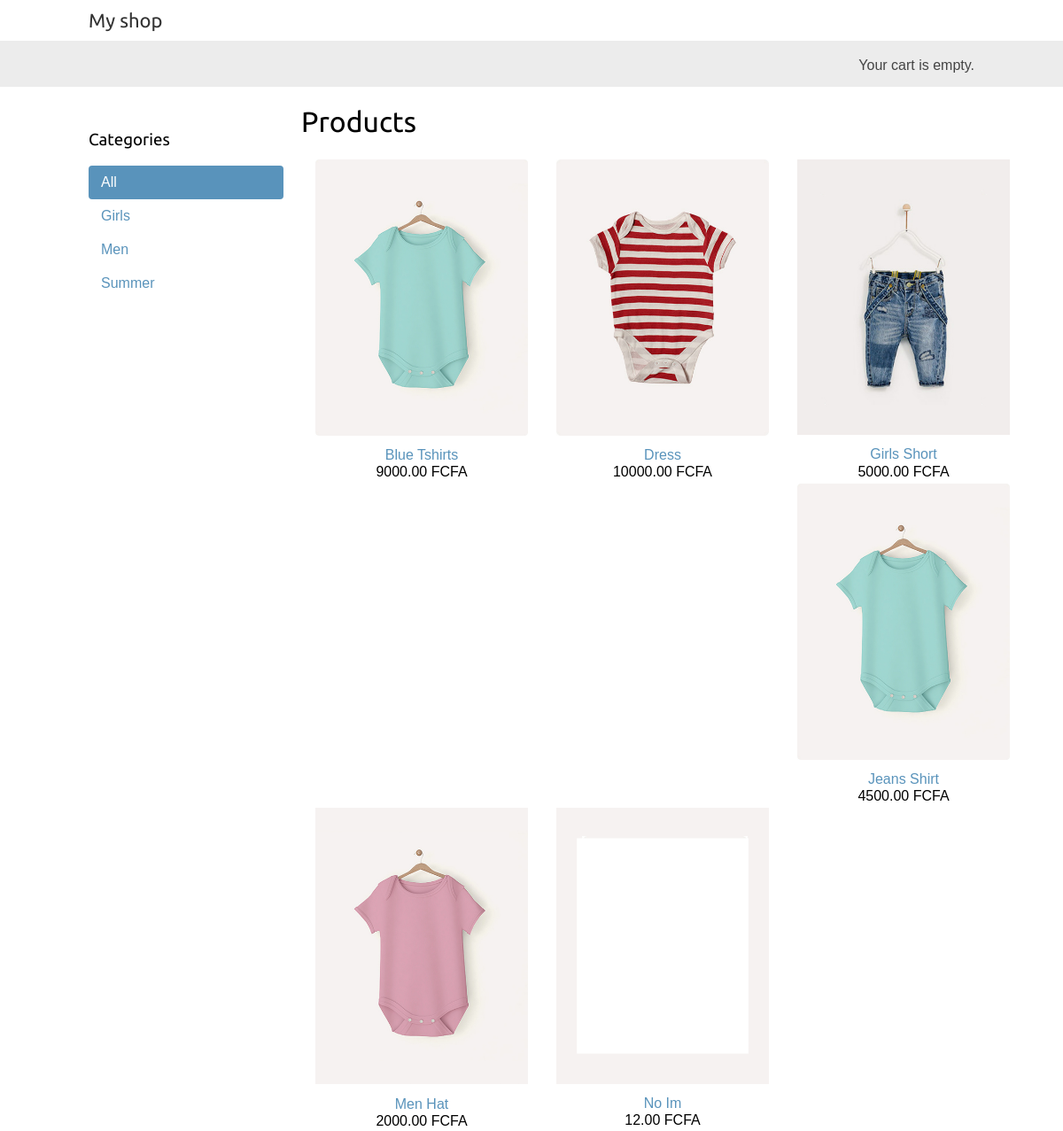
The page / on the database its author committed.
### shop/models.py (models this page shows, shortened)
class Category(models.Model):
    name = models.CharField(max_length=200, db_index=True)
    slug = models.SlugField(max_length=200, unique=True)
    class Meta:
        ordering = ('name',)
        verbose_name = 'category'
        verbose_name_plural = 'categories'
    def get_absolute_url(self):
        return reverse('shop:item_list_by_category',
                       args=[self.slug])

class Item(models.Model):
    category = models.ForeignKey(Category,
                                related_name='items',
                                on_delete=models.CASCADE)
    name = models.CharField(max_length = 200, db_index=True)
    slug = models.SlugField(max_length = 200, db_index=True)
    description = models.TextField(blank=True)
    image = models.ImageField(upload_to='gallery/%Y/%m/%d', blank=True)
    price = models.DecimalField(max_digits=10, decimal_places=2)
    in_stock = models.BooleanField(default=True)
    created = models.DateField(auto_now_add=True)
    updated = models.DateField(auto_now=True)
    class Meta:
        ordering = ('name',)
        index_together = (('id', 'slug'),)
    def get_absolute_url(self):
        return reverse('shop:item_detail',
                       args=[self.id, self.slug])

### shop/views.py (the view)
# urls.py: path('', views.item_list, name='item_list'),
def item_list(request, category_slug=None):
    category = None
    categories = Category.objects.all()
    items = Item.objects.filter(in_stock=True)
    if category_slug:
        category = get_object_or_404(Category, slug=category_slug)
        items = items.filter(category=category)
    return render(request, 'shop/shop-items.html',
                 {'category': category, 'categories': categories, 'items': items})

### templates/shop/shop-items.html (shortened to what this page needs)
{% extends "base.html" %}
{% load static %}
{% block content %}
  <div id="sidebar">
    <h3>Categories</h3>
    <ul>
      <li {% if not category %}class="selected"{% endif %}>
        <a href="{% url "shop:item_list" %}">All</a>
      </li>
      {% for c in categories %}
        <li {% if category.slug == c.slug %}class="selected"{% endif %}>
          <a href="{{ c.get_absolute_url }}">{{ c.name }}</a>
        </li>
      {% endfor %}
    </ul>
  </div>
  <div id="main" class="product-list">
    <h1>{% if category %}{{ category.name }}{% else %}Products{% endif %}</h1>
    {% for product in items %}
      <div class="item">
        <a href="{{ product.get_absolute_url }}">
          <img src="{% if product.image %}
            {{ product.image.url }}
            {% else %}
            {% static "img/default.png" %}
            {% endif %}">
        </a>
        <a href="{{ product.get_absolute_url }}">{{ product.name }}</a>
        <br>
        {{ product.price }} FCFA
      </div>
    {% endfor %}
  </div>
{% endblock %}

### templates/base.html (shortened to what this page needs)
{% load static %}
<!DOCTYPE html>
<html>
  <head>
    <link href="{% static "css/base.css" %}" rel="stylesheet">
  </head>
  <body>
    <div id="header">
      <a href="/" class="logo">My shop</a>
    </div>
    <div id="subheader">
      <div class="cart">
        {% with total_items=cart|length %}
          {% if total_items > 0 %}
            Your cart:
            <a href="{% url "cart:cart_detail" %}">
              {{ total_items }} item{{ total_items|pluralize }},
              ${{ cart.get_total_price }}
            </a>
          {% else %}
            Your cart is empty.
          {% endif %}
        {% endwith %}
      </div>
    </div>
    <div id="content">
      {% block content %}
      {% endblock %}
    </div>
  </body>
</html>

### all_static/css/base.css (style rules this page uses)
body { margin:0; padding:0; font-family:helvetica, sans-serif; }
h1, h2, h3, h4, h5 , h6 { font-family: 'Ubuntu', sans-serif; font-weight:normal; }
a { text-decoration:none; color:#5993bb; }
#header { padding:10px 100px; font-size:18px; overflow:auto; }
#subheader { background:#ececec; color:#444; padding:15px 100px; overflow:auto; }
#header .logo { font-family: 'Ubuntu', sans-serif; float:left; color:#333; font-size:22px; margin-right:10%; }
#subheader .cart { float:right; padding-top:4px; }
#content { padding:0 100px; overflow:hidden; }
#sidebar { width:220px; padding:30px 20px 0 0; float:left; }
#sidebar ul { margin:0; padding:0; }
#sidebar ul li { margin:0; list-style:none; padding:10px 14px; }
#sidebar ul li a { display:block; }
#sidebar ul li.selected { background:#5993bb; border-radius:4px; }
#sidebar ul li.selected a { color:#fff; }
#main { float:left; width: 96%; margin-right:-220px; overflow:hidden; }
.product-list .item { width:25%; padding: 2px 16px; float:left; text-align:center; line-height:1.2; }
.product-list .item img { width:100%; margin-bottom:8px; }

### rows shown on the page
Category: name "Girls"
Category: name "Men"
Category: name "Summer"
Item: image (picture), name "Blue Tshirts", price "9000.00"
Item: image (picture), name "Dress", price "10000.00"
Item: image (picture), name "Girls Short", price "5000.00"
Item: image (picture), name "Jeans Shirt", price "4500.00"
Item: image (picture), name "Men Hat", price "2000.00"
Item: name "No Im", price "12.00"
